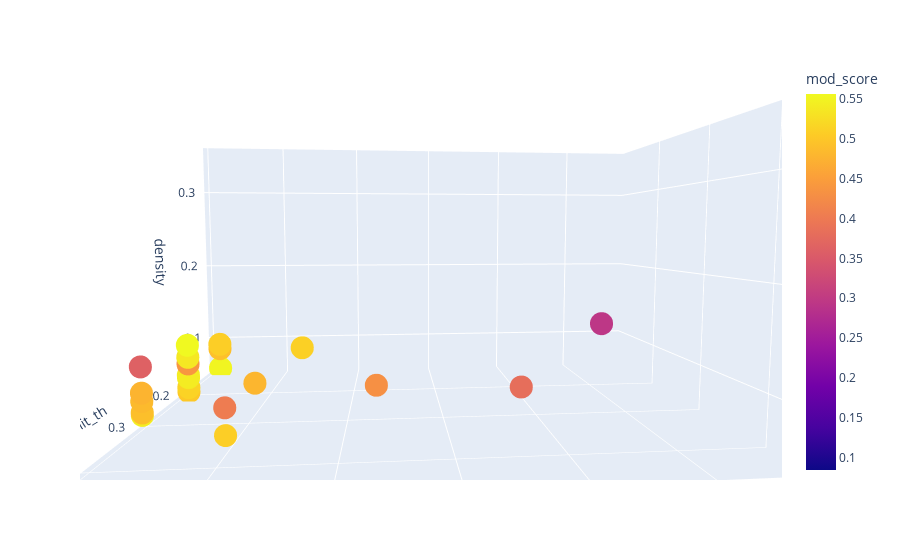

Write notebook code for a chart like this one.
### Code cell
import plotly.express as px
fig = px.scatter_3d(dfd, x='init_th', y='merg_th', z='density',
                    color='mod_score')
fig.show()

### Figure 1 — Plotly figure (JSON) as saved in the notebook; plotly's stock layout.template omitted (floating-point values rounded to 4 significant figures)
{"data": [{"hoverlabel": {"namelength": 0}, "hovertemplate": "init_th=%{x}<br>merg_th=%{y}<br>density=%{z}<br>mod_score=%{marker.color}", "legendgroup": "", "marker": {"color": [0.4798, 0.5083, 0.5104, 0.5079, 0.4777, 0.4847, 0.5371, 0.4038, 0.2004, 0.4315, 0.5012, 0.3881, 0.5088, 0.5137, 0.5416, 0.08437, 0.2935, 0.4394, 0.5374, 0.3814, 0.5521, 0.4915, 0.4901, 0.5423, 0.5544, 0.3618, 0.5565, 0.5429], "coloraxis": "coloraxis", "symbol": "circle"}, "mode": "markers", "name": "", "scene": "scene", "showlegend": false, "type": "scatter3d", "x": [0.3158, 0.1111, 0.1111, 0.3333, 0.3333, 0.3333, 0.2222, 0.4444, 0.4444, 0.4444, 0.2222, 0.4444, 0.4444, 0.2222, 0.2222, 0.4444, 0.3333, 0.2222, 0.2222, 0.4444, 0.1111, 0.1111, 0.3333, 0.2222, 0.4444, 0.3333, 0.2222, 0.3333], "y": [0.2105, 0.1111, 0.2222, 0.1111, 0.1111, 0.1111, 0.1111, 0.2222, 0.1111, 0.3333, 0.1111, 0.1111, 0.2222, 0.1111, 0.1111, 0.6667, 0.5556, 0.1111, 0.1111, 0.4444, 0.1111, 0.1111, 0.1111, 0.1111, 0.1111, 0.1111, 0.1111, 0.1111], "z": [0.09675, 0.0927, 0.08587, 0.07575, 0.0949, 0.08691, 0.1018, 0.1163, 0.18, 0.1304, 0.06129, 0.1604, 0.09533, 0.06616, 0.07865, 0.3506, 0.1542, 0.09407, 0.07788, 0.1262, 0.05939, 0.08671, 0.07608, 0.08086, 0.08404, 0.1199, 0.1159, 0.07356]}], "layout": {"autosize": true, "coloraxis": {"colorbar": {"title": {"text": "mod_score"}}, "colorscale": [[0, "#0d0887"], [0.1111, "#46039f"], [0.2222, "#7201a8"], [0.3333, "#9c179e"], [0.4444, "#bd3786"], [0.5556, "#d8576b"], [0.6667, "#ed7953"], [0.7778, "#fb9f3a"], [0.8889, "#fdca26"], [1, "#f0f921"]]}, "legend": {"tracegroupgap": 0}, "margin": {"t": 60}, "scene": {"aspectmode": "auto", "aspectratio": {"x": 0.8823, "y": 1.47, "z": 0.7708}, "camera": {"center": {"x": 0, "y": 0, "z": 0}, "eye": {"x": 1.353, "y": -0.1138, "z": 0.09662}, "projection": {"type": "perspective"}, "up": {"x": 0, "y": 0, "z": 1}}, "domain": {"x": [0, 1], "y": [0, 1]}, "xaxis": {"title": {"text": "init_th"}, "type": "linear"}, "yaxis": {"title": {"text": "merg_th"}, "type": "linear"}, "zaxis": {"title": {"text": "density"}, "type": "linear"}}}}
